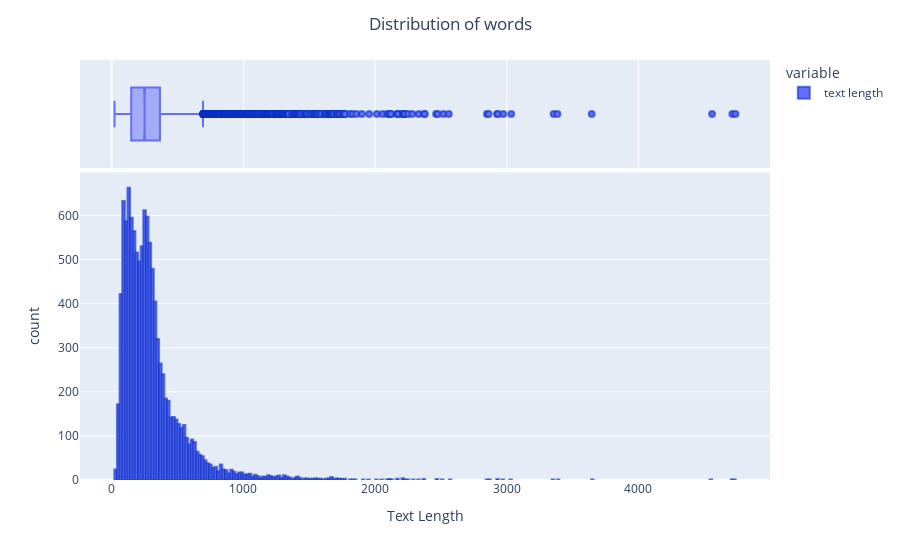

Notebook cell for this chart:
### Markdown cell above
### Distribution of words

### Code cell
df["text length"]=[len(t.split(" ")) for t in df["story"]]
fig=px.histogram(df["text length"],marginal='box',labels={"value" :"Text Length"})
fig.update_traces(marker=dict(line=dict(color='rgba(12, 50, 196, 0.6)',width=2)))
fig.update_layout(title_text="Distribution of words",title_x=0.5)

## so from that the Distribution is right skewed and there are outliers and the text lengths avearge are in 249

### Figure 1 — Plotly figure (JSON) as saved in the notebook; plotly's stock layout.template omitted (floating-point values rounded to 4 significant figures; data arrays with more than 128 entries replaced by an {"elided": "..."} marker saying what was removed)
{"data": [{"alignmentgroup": "True", "bingroup": "x", "hovertemplate": "variable=text length<br>Text Length=%{x}<br>count=%{y}<extra></extra>", "legendgroup": "text length", "marker": {"color": "#636efa", "pattern": {"shape": ""}, "line": {"color": "rgba(12, 50, 196, 0.6)", "width": 2}}, "name": "text length", "offsetgroup": "text length", "orientation": "v", "showlegend": true, "x": {"elided": "11000 int values"}, "xaxis": "x", "yaxis": "y", "type": "histogram"}, {"alignmentgroup": "True", "hovertemplate": "variable=text length<br>Text Length=%{x}<extra></extra>", "legendgroup": "text length", "marker": {"color": "#636efa", "line": {"color": "rgba(12, 50, 196, 0.6)", "width": 2}}, "name": "text length", "notched": true, "offsetgroup": "text length", "showlegend": false, "x": {"elided": "11000 int values"}, "xaxis": "x2", "yaxis": "y2", "type": "box"}], "layout": {"xaxis": {"anchor": "y", "domain": [0, 1], "title": {"text": "Text Length"}, "type": "linear", "range": [-241, 4999], "autorange": true}, "yaxis": {"anchor": "x", "domain": [0, 0.7326], "title": {"text": "count"}, "range": [0, 697.9], "autorange": true}, "xaxis2": {"anchor": "y2", "domain": [0, 1], "matches": "x", "showticklabels": false, "showgrid": true, "type": "linear", "range": [-241, 4999], "autorange": true}, "yaxis2": {"anchor": "x2", "domain": [0.7426, 1], "matches": "y2", "showticklabels": false, "showline": false, "ticks": "", "showgrid": false, "type": "category", "range": [-0.5, 0.5], "autorange": true}, "legend": {"title": {"text": "variable"}, "tracegroupgap": 0}, "margin": {"t": 60}, "barmode": "relative", "title": {"text": "Distribution of words", "x": 0.5}, "autosize": true}}
